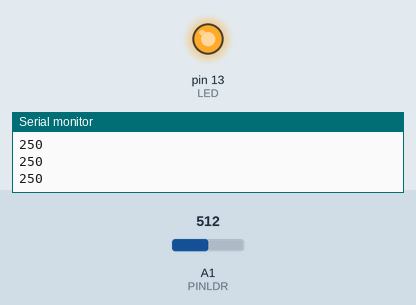
Recording of a sketch running on a simulated Arduino Uno, built with avr-gcc and run on an emulated ATmega328P. On the bench: output pins drawn as LEDs (lit = HIGH), the last lines printed to the serial monitor. The test bench sets the inputs (shaded band); at power-on: A1 (PINLDR) = 512.

Above: at 1.3 s.
1.4 s: A1 (PINLDR) set to 608
2.9 s: A1 (PINLDR) set to 628
At 3.7 s:
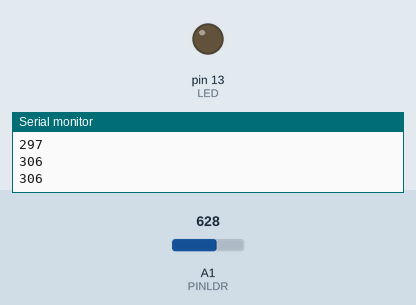
4.5 s: A1 (PINLDR) set to 511
At 4.9 s:
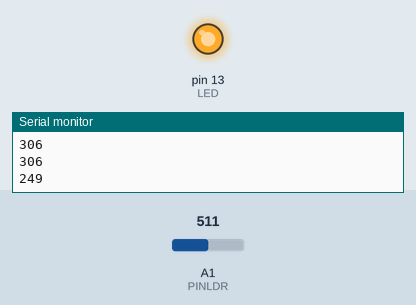
6.0 s: A1 (PINLDR) set to 716
At 7.2 s:
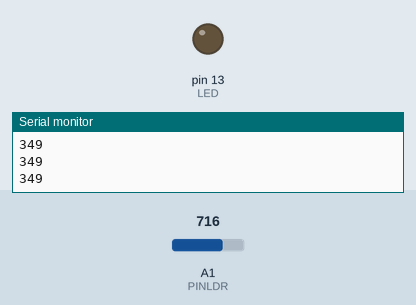
Timing chart, 0 to 8.5 s (numbered marks = the images above; inputs shaded):
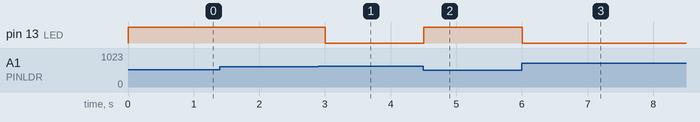

Measured:
- the behaviour switches between 615 and 616 on A1 (PINLDR) (found by bisection; images 0 and 1)
- after the input at 2.9 s, pin 13 (LED): HIGH → LOW after 0.10 s
- after the input at 4.5 s, pin 13 (LED): LOW → HIGH at once
- after the input at 6.0 s, pin 13 (LED): HIGH → LOW at once

The sketch:

sketch_apr02a.ino
```cpp
#define PINLDR 1 //Mendefinisikan pin yang akan dipakai LDR
#define LED 13 //Mendefinisikan pin yang akan dipakai LED
int sensorLDR = 0;
int output = 0;

void setup() {
  // put your setup code here, to run once:
  pinMode(LED, OUTPUT);
  Serial.begin(9600);
}

void loop() {
  // put your main code here, to run repeatedly:
  sensorLDR = analogRead(PINLDR);
  output = map(sensorLDR, 0, 1023, 0, 500);
  Serial.println(output);
  if (output <= 300) {
    digitalWrite (LED, HIGH);
  } else {
    digitalWrite (LED, LOW);
  }
  delay(500);
}
```
